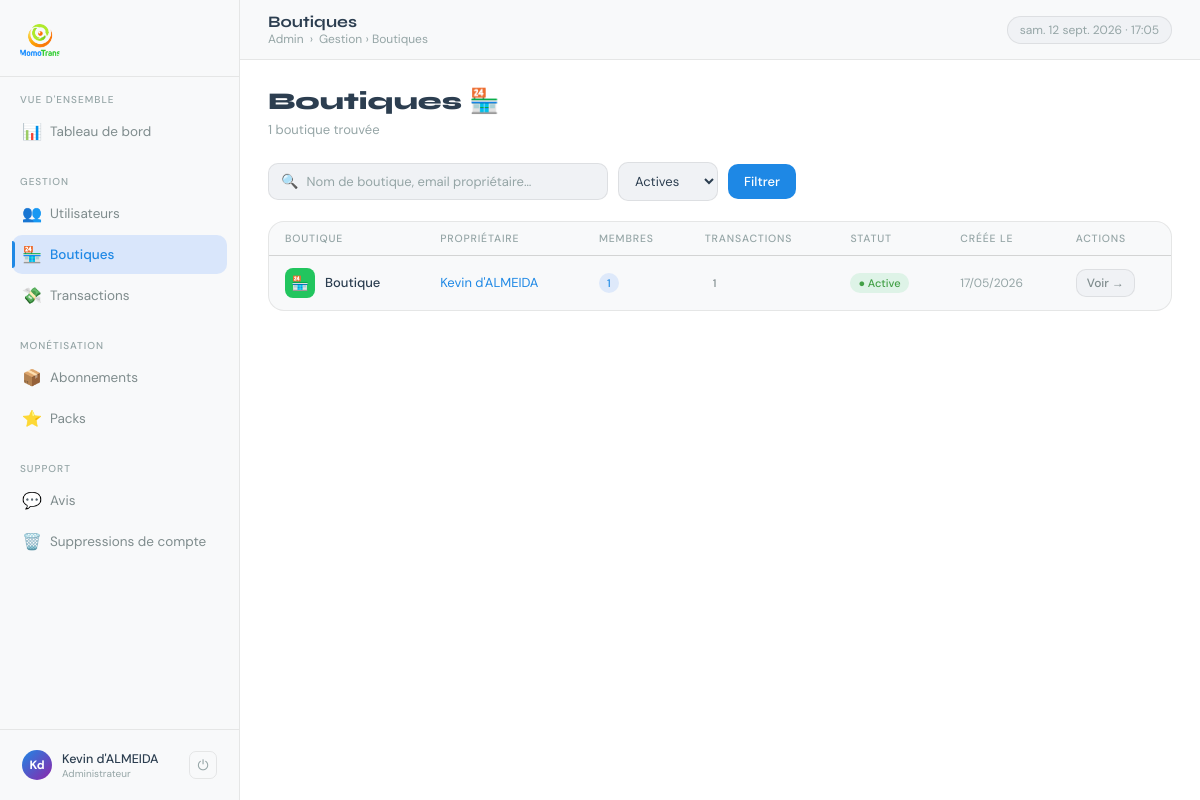
The app's page /dashboard/boutiques/ (signed in) with its own data.
### momoapi/models.py (models this page shows, shortened)
class Utilisateur(AbstractBaseUser, PermissionsMixin):
    id          = models.UUIDField(primary_key=True, default=uuid.uuid4, editable=False)
    email       = models.EmailField(unique=True)
    nom         = models.CharField(max_length=100)
    prenom      = models.CharField(max_length=100)
    telephone   = models.CharField(max_length=20, blank=True)
    is_active   = models.BooleanField(default=True)
    is_staff    = models.BooleanField(default=False)
    is_verified = models.BooleanField(default=False)  # email vérifié
    date_inscription = models.DateTimeField(auto_now_add=True)
    USERNAME_FIELD  = 'email'
    REQUIRED_FIELDS = ['nom', 'prenom']
    objects = UtilisateurManager()
    class Meta:
        verbose_name = "Utilisateur"

class Boutique(models.Model):
    id           = models.UUIDField(primary_key=True, default=uuid.uuid4, editable=False)
    proprietaire = models.ForeignKey(Utilisateur, on_delete=models.CASCADE, related_name='boutiques')
    nom          = models.CharField(max_length=200)
    couleur      = models.CharField(max_length=30, default='#3B82F6')
    devise       = models.CharField(max_length=10, default='XOF')
    adresse      = models.CharField(max_length=300, blank=True)
    latitude     = models.FloatField(null=True, blank=True)
    longitude    = models.FloatField(null=True, blank=True)
    active       = models.BooleanField(default=True)
    cree_le      = models.DateTimeField(auto_now_add=True)
    mis_a_jour   = models.DateTimeField(auto_now=True)

### adminapp/views.py (the view)
# urls.py: path('boutiques/',                              views.boutiques,            name='boutiques'),
@staff_required
def boutiques(request):
    q      = request.GET.get('q', '')
    filtre = request.GET.get('filtre', 'actives')
    qs = Boutique.objects.select_related('proprietaire').annotate(
        nb_membres=Count('membres', filter=Q(membres__actif=True)),
        nb_transactions=Count('transactions'),
    ).order_by('-cree_le')
    if q:
        qs = qs.filter(Q(nom__icontains=q) | Q(proprietaire__email__icontains=q))
    if filtre == 'actives':
        qs = qs.filter(active=True)
    elif filtre == 'inactives':
        qs = qs.filter(active=False)
    return render(request, 'dashboard/boutiques.html', {
        'page': 'boutiques',
        'boutiques': qs,
        'q': q,
        'filtre': filtre,
        'total': qs.count(),
    })

### adminapp/context_processors.py (called while the page is built)
def dashboard_badges(request):
    if not (request.user.is_authenticated and request.user.is_staff):
        return {}
    from momoapi.models import Avis, DemandeSuppressionCompte
    return {
        'avis_non_lus': Avis.objects.filter(lu=False).count(),
        'demandes_suppression_en_attente': DemandeSuppressionCompte.objects.filter(statut='en_attente').count(),
    }

### adminapp/views.py (called while the page is built)
def staff_required(view_func):
    return user_passes_test(lambda u: u.is_authenticated and u.is_staff, login_url='/dashboard/login/')(view_func)

### adminapp/templates/dashboard/boutiques.html (shortened to what this page needs)
{% extends 'dashboard/base.html' %}
{% block header_title %}Boutiques{% endblock %}
{% block breadcrumb %}Gestion › Boutiques{% endblock %}
{% block content %}
<div class="page-top">
  <div>
    <div class="page-heading">Boutiques 🏪</div>
    <div class="page-sub">{{ total }} boutique{{ total|pluralize }} trouvée{{ total|pluralize }}</div>
  </div>
</div>
<form method="get" style="margin-bottom:20px">
  <div class="filters">
    <div class="search-box">
      <span class="search-icon">🔍</span>
      <input type="text" name="q" value="{{ q }}" placeholder="Nom de boutique, email propriétaire…">
    </div>
    <select name="filtre" onchange="this.form.submit()">
      <option value="actives"  {% if filtre == 'actives' %}selected{% endif %}>Actives</option>
    </select>
    <button type="submit" class="btn btn-primary">Filtrer</button>
  </div>
</form>
<div class="panel">
  <div class="table-wrap">
    <table>
      <thead>
        <tr>
          <th>Boutique</th>
          <th>Propriétaire</th>
          <th>Membres</th>
          <th>Transactions</th>
          <th>Statut</th>
          <th>Créée le</th>
          <th>Actions</th>
        </tr>
      </thead>
      <tbody>
        {% for b in boutiques %}
        <tr>
          <td>
            <div style="display:flex;align-items:center;gap:10px">
              <div style="width:30px;height:30px;border-radius:8px;background:{{ b.couleur }};display:flex;align-items:center;justify-content:center;font-size:14px;flex-shrink:0">🏪</div>
              <div class="td-main">{{ b.nom }}</div>
            </div>
          </td>
          <td>
            <a href="{% url 'dashboard:utilisateur_detail' b.proprietaire.id %}" class="link">
              {{ b.proprietaire.prenom }} {{ b.proprietaire.nom }}
            </a>
          </td>
          <td><span class="badge badge-blue">{{ b.nb_membres }}</span></td>
          <td><span class="badge badge-gray">{{ b.nb_transactions }}</span></td>
          <td>
            {% if b.active %}
            <span class="badge badge-green">● Active</span>
            {% else %}
            <span class="badge badge-red">● Inactive</span>
            {% endif %}
          </td>
          <td style="font-size:12px;color:var(--text3)">{{ b.cree_le|date:"d/m/Y" }}</td>
          <td><a href="{% url 'dashboard:boutique_detail' b.id %}" class="btn btn-ghost btn-sm">Voir →</a></td>
        </tr>
        {% empty %}
        <tr><td colspan="7" class="empty">Aucune boutique trouvée</td></tr>
        {% endfor %}
      </tbody>
    </table>
  </div>
</div>
{% endblock %}

### adminapp/templates/dashboard/base.html (shortened to what this page needs)
<!DOCTYPE html>
<html lang="fr">
<head>
{% load static %}
</head>
<body>
<aside class="sidebar">
  <div class="sidebar-logo">
    <a href="{% url 'dashboard:accueil' %}" class="logo-mark">
      <div class="logo-icon"><img src="{% static 'logo.png' %}" alt="MomoTrans"></div>
    </a>
  </div>
  <nav class="sidebar-nav">
    <div class="nav-section">
      <div class="nav-label">Vue d'ensemble</div>
      <a href="{% url 'dashboard:accueil' %}" class="nav-item {% if page == 'accueil' %}active{% endif %}">
        <span class="nav-icon">📊</span> Tableau de bord
      </a>
    </div>
    <div class="nav-section">
      <div class="nav-label">Gestion</div>
      <a href="{% url 'dashboard:utilisateurs' %}" class="nav-item {% if page == 'utilisateurs' %}active{% endif %}">
        <span class="nav-icon">👥</span> Utilisateurs
      </a>
      <a href="{% url 'dashboard:boutiques' %}" class="nav-item {% if page == 'boutiques' %}active{% endif %}">
        <span class="nav-icon">🏪</span> Boutiques
      </a>
      <a href="{% url 'dashboard:transactions' %}" class="nav-item {% if page == 'transactions' %}active{% endif %}">
        <span class="nav-icon">💸</span> Transactions
      </a>
    </div>
    <div class="nav-section">
      <div class="nav-label">Monétisation</div>
      <a href="{% url 'dashboard:abonnements' %}" class="nav-item {% if page == 'abonnements' %}active{% endif %}">
        <span class="nav-icon">📦</span> Abonnements
      </a>
      <a href="{% url 'dashboard:packs' %}" class="nav-item {% if page == 'packs' %}active{% endif %}">
        <span class="nav-icon">⭐</span> Packs
      </a>
    </div>
    <div class="nav-section">
      <div class="nav-label">Support</div>
      <a href="{% url 'dashboard:avis' %}" class="nav-item {% if page == 'avis' %}active{% endif %}">
        <span class="nav-icon">💬</span> Avis
      </a>
      <a href="{% url 'dashboard:demandes_suppression' %}" class="nav-item {% if page == 'demandes_suppression' %}active{% endif %}">
        <span class="nav-icon">🗑️</span> Suppressions de compte
      </a>
    </div>
  </nav>
  <div class="sidebar-footer">
    <div class="user-pill">
      <div class="user-avatar">{{ request.user.prenom.0 }}{{ request.user.nom.0 }}</div>
      <div class="user-info">
        <div class="user-name">{{ request.user.prenom }} {{ request.user.nom }}</div>
        <div class="user-role">Administrateur</div>
      </div>
      <a href="{% url 'dashboard:logout' %}" class="logout-btn" title="Déconnexion">⏻</a>
    </div>
  </div>
</aside>
<main class="main">
  <header class="header">
    <div>
      <div class="header-title">{% block header_title %}Dashboard{% endblock %}</div>
      <div class="header-breadcrumb">
        <span>Admin</span> <span>›</span> <span>{% block breadcrumb %}Accueil{% endblock %}</span>
      </div>
    </div>
    <div class="header-date" id="live-date"></div>
  </header>
  <div class="content">
    {% block content %}{% endblock %}
  </div>
</main>
</body>
</html>

### records on screen
Utilisateur: user.prenom.0 "K", user.nom.0 "d", user.prenom "Kevin", user.nom "d'ALMEIDA"
Boutique: nom "Boutique", proprietaire.prenom "Kevin", proprietaire.nom "d'ALMEIDA", nb_membres "1", nb_transactions "1", active "● Active", cree_le "17/05/2026"

### other values on screen
{{ total }} "1"
